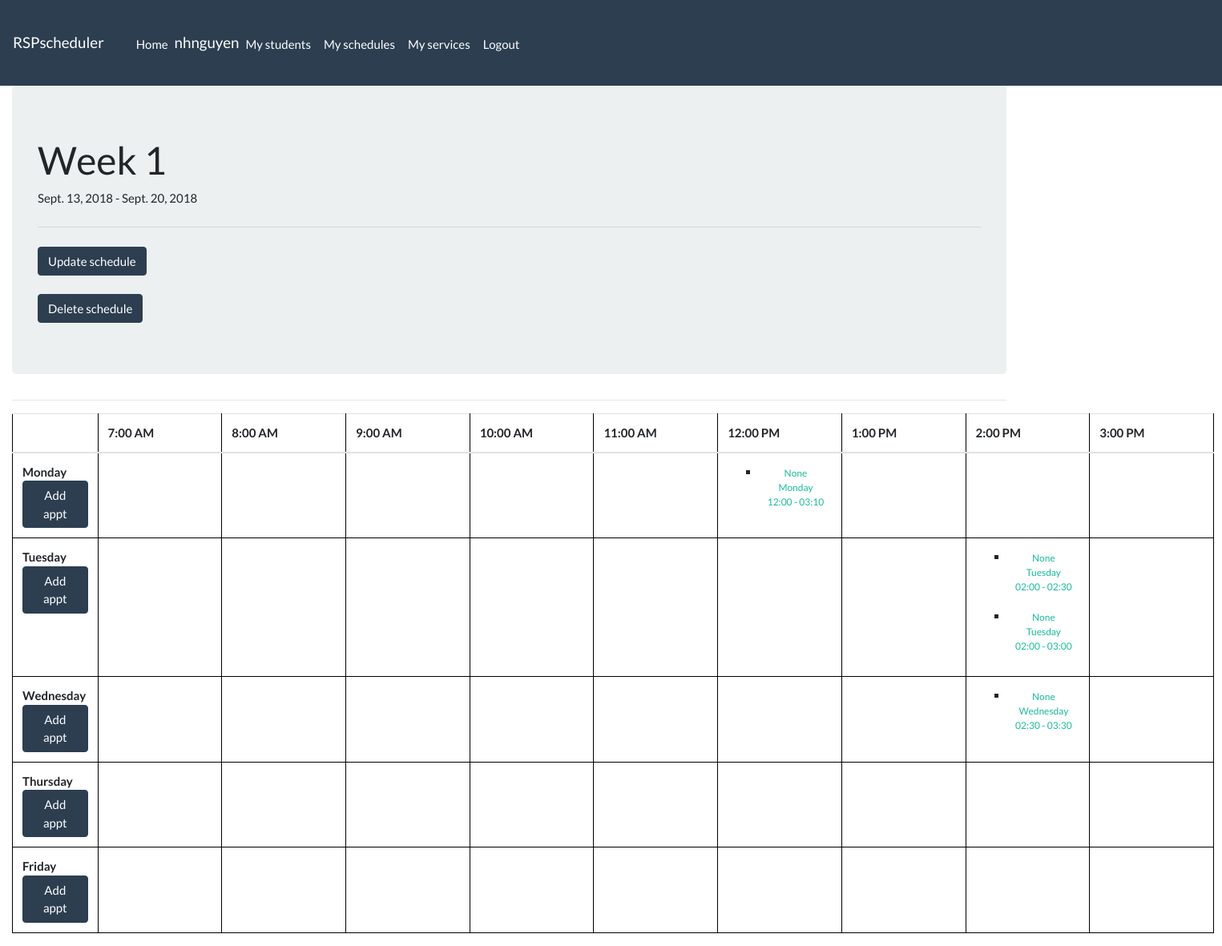
The app's page /app/schedule/1 (signed in) with its own data.
### app/models.py (models this page shows, shortened)
class Schedule(models.Model):
    title = models.CharField(max_length=200, help_text='Enter title for this schedule')
    start_date = models.DateField(null=True, blank=True)
    end_date = models.DateField(null=True, blank=True)
    teacher = models.ForeignKey(User, on_delete=models.CASCADE, null=True)
    active = models.BooleanField(default=False)

class ServiceInstance(models.Model):
    service = models.ForeignKey('Service', related_name='stud_serviceinstances', on_delete=models.SET_NULL, null=True, help_text='The particular service this belongs to')
    DAYS = (
        ('Monday','Monday'),
        ('Tuesday','Tuesday'),
        ('Wednesday','Wednesday'),
        ('Thursday','Thursday'),
        ('Friday','Friday'),
        )
    day = models.CharField(
        max_length=9,
        choices=DAYS,
        help_text='Day for the service')
    time_start = models.TimeField(default=timezone.now, blank=True)
    time_end = models.TimeField(default=timezone.now, blank=True)
    scheduled_for = models.ForeignKey('Schedule', related_name='sched_serviceinstances', on_delete=models.SET_NULL, null=True)
    def __str__(self):
        return '{service}\n{day}\n{start} - {end}'.format(service=self.service, day=self.day,
                                                                                         start=self.time_start.strftime("%I:%M"), end=self.time_end.strftime("%I:%M"))
    def get_absolute_url(self):
        return reverse('serviceinstance-detail', args=[str(self.id)])

### app/views.py (the view)
# urls.py: path('schedule/<int:pk>', staff_member_required(views.ScheduleDetailView), name='schedule-detail'),
@login_required
def ScheduleDetailView(request, pk):
    schedule = get_object_or_404(Schedule, pk=pk)
    students = Student.objects.all()
    html = ""
    def get_time_slot():
        time_slot = {
            (datetime.time(hour=7), "AM"): [],
            (datetime.time(hour=8), "AM"): [],
            (datetime.time(hour=9), "AM"): [],
            (datetime.time(hour=10), "AM"): [],
            (datetime.time(hour=11), "AM"): [],
            (datetime.time(hour=12), "PM"): [],
            (datetime.time(hour=1), "PM"): [],
            (datetime.time(hour=2), "PM"): [],
            (datetime.time(hour=3), "PM"): [],
        }
        return time_slot
    appts = {
        "Monday": get_time_slot(),
        "Tuesday": get_time_slot(),
        "Wednesday": get_time_slot(),
        "Thursday": get_time_slot(),
        "Friday": get_time_slot(),
        }
    for serviceinstance in schedule.sched_serviceinstances.all():   # using the related_name of the model to backtrace its one-to-many relationship
        for day_slot in appts.keys():
            if day_slot == serviceinstance.day:
                for time_slot in appts[day_slot].keys():
                    if serviceinstance.time_start and serviceinstance.time_start.hour == time_slot[0].hour:  # make sure the service instance has a time_start field to begin with,
                        appts[day_slot][time_slot].append(serviceinstance)                                   # then check if the service instance start hour can be mapped to a time slot,
    context = {
        "schedule": schedule,
        "student_list": students,
        "appts": appts,
        }
    return render(request, "app/schedule_detail.html", context)

### app/templates/app/schedule_detail.html (shortened to what this page needs)
{% extends "base_template.html" %}
{% block content %}
    <div class="jumbotron">
        <h1>{{schedule.title}}</h1>
        <p>{{schedule.start_date}} - {{schedule.end_date}}</p>
        <hr class="my-4">
        <form action="{% url 'update-schedule' schedule.id %}">
            <button type="submit" class="btn btn-primary">Update schedule</button>
        </form>
        <br>
        <form action="{% url 'delete-schedule' schedule.id %}">
            <button type="submit" class="btn btn-primary">Delete schedule</button>
        </form>
    </div>
    <hr>
    <table class ="table table-hover" id="schedule-table2">
        <thead>
            <tr>
                <th width=5% scope="col"></th>
                <th width=10% scope="col">7:00 AM</th>
                <th width=10% scope="col">8:00 AM</th>
                <th width=10% scope="col">9:00 AM</th>
                <th width=10% scope="col">10:00 AM</th>
                <th width=10% scope="col">11:00 AM</th>
                <th width=10% scope="col">12:00 PM</th>
                <th width=10% scope="col">1:00 PM</th>
                <th width=10% scope="col">2:00 PM</th>
                <th width=10% scope="col">3:00 PM</th>
            </tr>
        </thead>
        <tbody>
        {% for day, time_slots in appts.items %}
            <tr>
                <th scope="row">
                    {{day}}
                    <form action="{% url 'create-serviceinstance' schedule.id %}">
                            <button type="submit" class="btn btn-primary">Add appt</button>
                    </form>
                </th>
                {% for services in time_slots.values %}
                    <td>
                        <ul class="serviceappts">
                        {% for serviceinstance in services %}
                            <li><a class="schedule-services" href="{{serviceinstance.get_absolute_url}}">{{serviceinstance|linebreaks}}</a></li>
                        {% endfor %}
                        </ul>
                    </td>
                {% endfor %}
            </tr>
        {% endfor %}
        </tbody>
    </table>
{% endblock %}

### app/templates/base_template.html (shortened to what this page needs)
<!DOCTYPE html>
<html lang="en">
<head>
  <link href="https://stackpath.bootstrapcdn.com/bootswatch/4.1.3/flatly/bootstrap.min.css" rel="stylesheet">
  {% load staticfiles %}
  <link rel="stylesheet" href="{% static 'css/styles.css' %}">
</head>
<body>
  <nav class="navbar navbar-expand-lg navbar-dark bg-primary">
    <a class="navbar-brand" href="{% url 'index' %}">RSPscheduler</a>
    <div class="navbar navbar-expand navbar-fixed-top" id="navbarColor01">
        <ul class="navbar-nav pt-1">
          <li class="nav-item"><a class="nav-link" data-toggle="tab" href="{% url 'index' %}">Home</a></li>
          {% if user.is_authenticated %}
            <li class="nav-item"><h5 class="text-white">{{user}}</h5></li>
            <li class="nav-item"><a class="nav-link" data-toggle="tab" href="{% url 'student-list' %}">My students</a></li>
            <li class="nav-item"><a class="nav-link" data-toggle="tab" href="{% url 'schedule-list' %}">My schedules</a></li>
            <li class="nav-item"><a class="nav-link" data-toggle="tab" href="{% url 'service-list' %}"">My services</a></li>
            <li class="nav-item"><a class="nav-link" data-toggle="tab" href="{% url 'logout' %}">Logout</a></li>
          {% else %}
            <li class="nav-item"><a class="nav-link" data-toggle="tab" href="{% url 'login' %}">Login</a></li>
          {% endif %}
        </ul>
    </div>
  </nav>
  <div class="col-sm-10 ">{% block content %}{% endblock %}</div>
</body>
</html>

### app/static/css/styles.css (style rules this page uses)
#schedule-table2 td { text-align: center; }
th, td { border: 1px solid black; }
#schedule-table2 { padding: 5px 20px 5px 20px; border: 1px solid black; width: 1500px; }
h5 { margin-top: 6px; }
.schedule-services { font-size: 12px; }
ul.serviceappts { list-style-type: square; }

### records on screen
Schedule: title "Week 1", start_date "Sept. 13, 2018", end_date "Sept. 20, 2018"
ServiceInstance: service+day+time_start "None Monday 12:00 - 03:10"
ServiceInstance: service+day+time_start "None Tuesday 02:00 - 02:30"
ServiceInstance: service+day+time_start "None Tuesday 02:00 - 03:00"
ServiceInstance: service+day+time_start "None Wednesday 02:30 - 03:30"

### other values on screen
{{ user }} "nhnguyen"
{{ day }} "Monday" "Tuesday" "Wednesday" "Thursday" "Friday"
